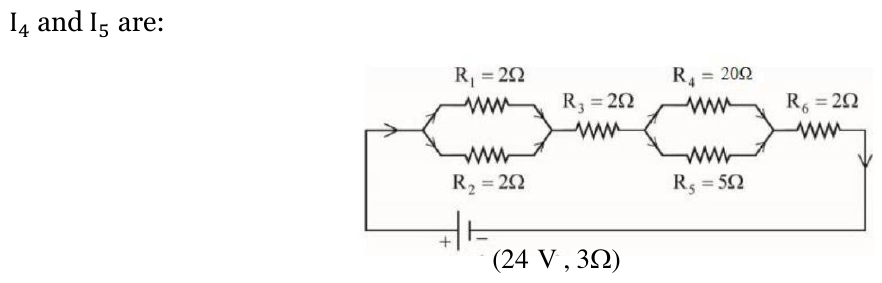
#> input picture scratch/test_fix/q13.png, 882 x 283 px, found by its file name
$ python test_final_crop.py
#> lines starting #> are read from the running program, lines starting #| are printed output that depends on the picture; after the words box and inside, x2 and y2 are one past the last pixel; in counts of white or black regions, pixels touching at a corner belong together
import cv2
import numpy as np
import os

def crop_question_image(image_path, out_path, is_numerical=False, is_structural_options=False):
#> called with out_path = 'scratch/test_perfect_crops/q13.png', is_numerical = False, is_structural_options = False
    img = cv2.imread(image_path)
#> img is the input picture: shape (283, 882, 3); mean B, G, R 246.7, 247.5, 247.8
    if img is None:
        return False
    h, w, _ = img.shape
#> h = 283; w = 882
    gray = cv2.cvtColor(img, cv2.COLOR_BGR2GRAY)
    _, thresh = cv2.threshold(gray, 240, 255, cv2.THRESH_BINARY_INV)
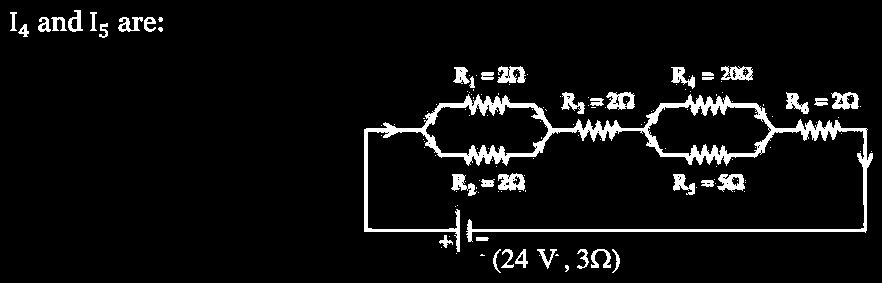
#> thresh: shape (283, 882); 5.9% white; 140 white regions (100 under 20 px), largest, box (x1, y1, x2, y2) and area: (364, 94, 873, 252) 8826, (498, 173, 525, 191) 341, (606, 92, 635, 110) 339

    row_sums = np.sum(thresh, axis=1) / 255.0
#> row_sums = 283 values, max 496 at index 229, min 0 at index 0, mean 52.17
    has_content = row_sums > 1.5

    blocks = []
    in_block = False
    start = 0
    for y in range(h):
        if has_content[y] and not in_block:
            in_block = True
            start = y
        elif not has_content[y] and in_block:
            in_block = False
            blocks.append((start, y, y - start))
#> after the loop, blocks = [(10, 38, 28), (66, 88, 22), (89, 90, 1), (91, 273, 182)]; in_block = False; start = 91
    if in_block:
        blocks.append((start, h, h - start))

    # Header lines
    header_end_idx = 0
    for i, b in enumerate(blocks):
        block_thresh = thresh[b[0]:b[1], :]
        col_sums = np.sum(block_thresh, axis=0) / 255.0
        cols = np.where(col_sums > 0)[0]
        if len(cols) == 0:
            continue
        min_x = cols[0]
        max_x = cols[-1]
        height = b[2]

        if i == 0 and min_x < 250 and max_x > 400 and height <= 45:
            header_end_idx = 1
        elif i == header_end_idx and b[0] < h * 0.45 and height <= 38 and min_x < 250 and max_x > 400:
            header_end_idx = i + 1
#> this loop made 4 passes
#> (b, min_x, max_x, height) on passes 1 to 4: ((10, 38, 28), 10, 162, 28), ((66, 88, 22), 453, 752, 22), ((89, 90, 1), 473, 685, 1), ((91, 273, 182), 364, 872, 182)

    if is_numerical or is_structural_options:
        target_blocks = blocks[header_end_idx:]
    else:
        diagram_start = header_end_idx
#> diagram_start = 0
        option_start_idx = len(blocks)
#> option_start_idx = 4
        for i in range(len(blocks) - 1, header_end_idx - 1, -1):
            b = blocks[i]
            height = b[2]
            block_thresh = thresh[b[0]:b[1], :]
            col_sums = np.sum(block_thresh, axis=0) / 255.0
            cols = np.where(col_sums > 0)[0]
            if len(cols) == 0: continue
            min_x = cols[0]
            max_x = cols[-1]
            if b[0] > h * 0.45 and height <= 52 and (min_x < 250 or max_x > w * 0.6):
                option_start_idx = i
            else:
                break
#> this loop made 1 pass
#> (i, b, height, min_x, max_x) on pass 1: (3, (91, 273, 182), 182, 364, 872)
#> pass 1, in crop_question_image, `block_thresh = thresh[b[0]:b[1], :]`:
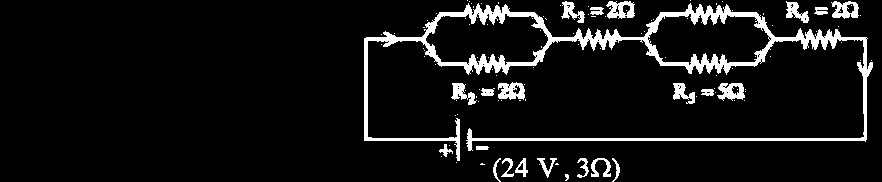
#> block_thresh: shape (182, 882); 7.8% white; 110 white regions (87 under 20 px), largest, box (x1, y1, x2, y2) and area: (364, 3, 873, 161) 8826, (498, 82, 525, 100) 341, (606, 1, 635, 19) 339
        target_blocks = blocks[diagram_start:option_start_idx]
#> target_blocks has the same summary as blocks

    if not target_blocks:
        target_blocks = blocks[header_end_idx:] if header_end_idx < len(blocks) else blocks

    # Vertical bounds: exact start and end of target blocks (no bleeding into header or footer text)
    y1 = target_blocks[0][0]
#> y1 = 10
    y2 = target_blocks[-1][1]
#> y2 = 273

    # Horizontal bounds
    all_min_x = []
    all_max_x = []
    for b in target_blocks:
        block_thresh = thresh[b[0]:b[1], :]
        col_sums = np.sum(block_thresh, axis=0) / 255.0
        cols = np.where(col_sums > 0)[0]
        if len(cols) > 0:
            all_min_x.append(cols[0])
            all_max_x.append(cols[-1])
#> this loop made 4 passes
#> (b, cols) on pass 3: ((89, 90, 1), [473, 685])
#> after the loop, all_max_x = [162, 752, 685, 872]; all_min_x = [10, 453, 473, 364]

    min_x = min(all_min_x)
#> min_x = 10
    max_x = max(all_max_x)

    pad_x = 10
    x1 = max(0, min_x - pad_x)
#> x1 = 0
    x2 = min(w, max_x + pad_x)
#> x2 = 882

    crop = img[y1:y2, x1:x2]
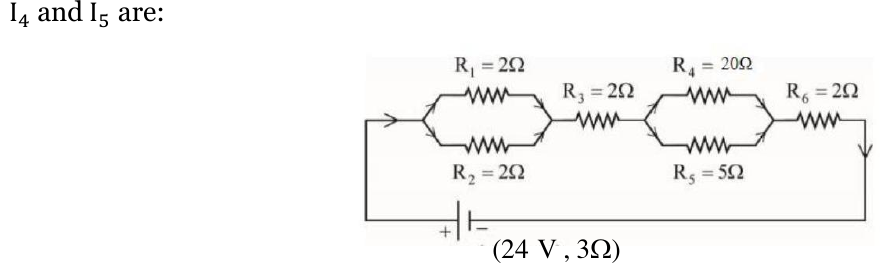
#> crop: shape (263, 882, 3); mean B, G, R 246.1, 246.9, 247.3
    os.makedirs(os.path.dirname(out_path), exist_ok=True)
    cv2.imwrite(out_path, crop)
    print(f"{os.path.basename(image_path)}: Cropped to {x2-x1}x{y2-y1} (y={y1}-{y2}, x={x1}-{x2})")
#| q13.png: Cropped to 882x263 (y=10-273, x=0-882)

test_cases = [
    ("q13.png", False, False),
    ("q14.png", False, False),
    ("q29.png", True, False),
    ("q31.png", False, True),
    ("q34.png", False, True),
    ("q40.png", False, True),
    ("q44.png", False, True),
    ("q56.png", True, False),
    ("q58.png", True, False),
]

for name, is_num, is_struct in test_cases:
    src = f"tmp/jee-main-2023-january-clean/JEE-MAIN-23-24JAN-S1/crops/{name}"
    dst = f"scratch/test_perfect_crops/{name}"
    crop_question_image(src, dst, is_numerical=is_num, is_structural_options=is_struct)
#> pass 2 of the loop `for name, is_num, is_struct in test_cases:`:
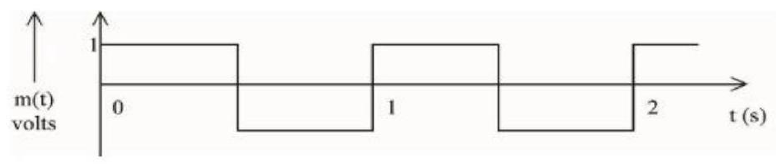
#> input picture scratch/test_fix/q14.png, 776 x 167 px, found by its file name
#> in crop_question_image, img is the input picture: shape (167, 776, 3); mean B, G, R 243.1, 244.7, 245.4
#> gray: shape (167, 776)
#> in crop_question_image (call 2), `_, thresh = cv2.threshold(gray, 240, 255, cv2.THRESH_BINARY_INV)`:
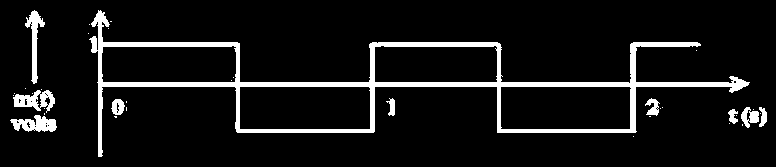
#> thresh: shape (167, 776); 8.3% white; 36 white regions (26 under 20 px), largest, box (x1, y1, x2, y2) and area: (89, 10, 750, 157) 8444, (13, 90, 55, 113) 501, (25, 10, 45, 84) 497
#> row_sums = 167 values, max 653 at index 83, min 0 at index 0, mean 64.62
#> after the loop in crop_question_image (call 2), `for y in range(h):`: blocks = [(10, 157, 147)]; in_block = False; start = 10
#> the loop in crop_question_image (call 2), `for i, b in enumerate(blocks):` made 1 pass
#> (b, min_x, max_x, height) on pass 1: ((10, 157, 147), 10, 766, 147)
#> option_start_idx = 1
#> the loop in crop_question_image (call 2), `for i in range(len(blocks) - 1, header_end_idx - 1, -1):` made 1 pass
#> (b, height, min_x, max_x) on pass 1: ((10, 157, 147), 147, 10, 766)
#> in crop_question_image (call 2), `target_blocks = blocks[diagram_start:option_start_idx]`: target_blocks = [(10, 157, 147)]
#> y2 = 157
#> the loop in crop_question_image (call 2), `for b in target_blocks:` made 1 pass
#> after the loop in crop_question_image (call 2), `for b in target_blocks:`: all_max_x = [766]; all_min_x = [10]
#> x2 = 776
#> in crop_question_image (call 2), `crop = img[y1:y2, x1:x2]`:
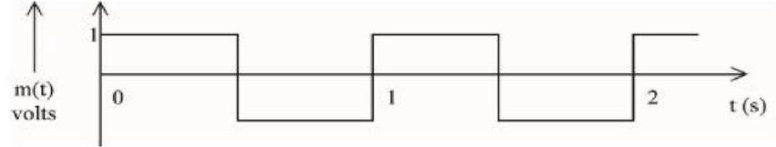
#> crop: shape (147, 776, 3); mean B, G, R 241.5, 243.3, 244.1
#| q14.png: Cropped to 776x147 (y=10-157, x=0-776)
#> pass 3 of the loop `for name, is_num, is_struct in test_cases:`:
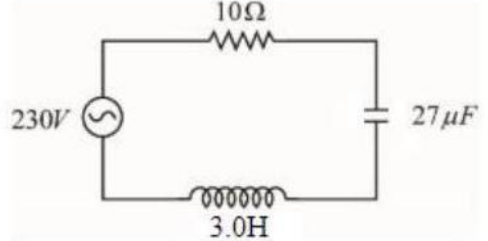
#> input picture scratch/test_perfect_crops/q29.png, 488 x 241 px, found by its file name
#> in crop_question_image, img is the input picture: shape (241, 488, 3); mean B, G, R 241.2, 243, 243.9
#> gray: shape (241, 488)
#> in crop_question_image (call 3), `_, thresh = cv2.threshold(gray, 240, 255, cv2.THRESH_BINARY_INV)`:
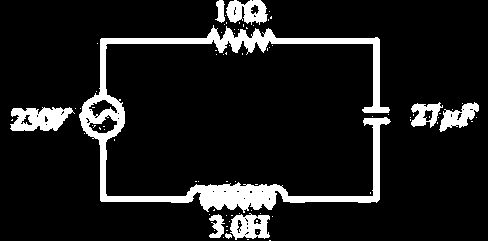
#> thresh: shape (241, 488); 10.7% white; 82 white regions (73 under 20 px), largest, box (x1, y1, x2, y2) and area: (79, 25, 391, 213) 8530, (10, 107, 75, 131) 1078, (230, 213, 270, 240) 717
#> row_sums = 241 values, max 279 at index 39, min 2 at index 212, mean 52.26
#> after the loop in crop_question_image (call 3), `for y in range(h):`: blocks = []; in_block = True; start = 0
#> the loop in crop_question_image (call 3), `for i, b in enumerate(blocks):` made 1 pass
#> (b, min_x, max_x, height) on pass 1: ((0, 241, 241), 10, 478, 241)
#> in crop_question_image (call 3), `target_blocks = blocks[header_end_idx:]`: target_blocks = [(0, 241, 241)]
#> y1 = 0
#> y2 = 241
#> the loop in crop_question_image (call 3), `for b in target_blocks:` made 1 pass
#> after the loop in crop_question_image (call 3), `for b in target_blocks:`: all_max_x = [478]
#> x2 = 488
#| q29.png: Cropped to 488x241 (y=0-241, x=0-488)
#> the loop made 9 passes; the first 3 are shown
